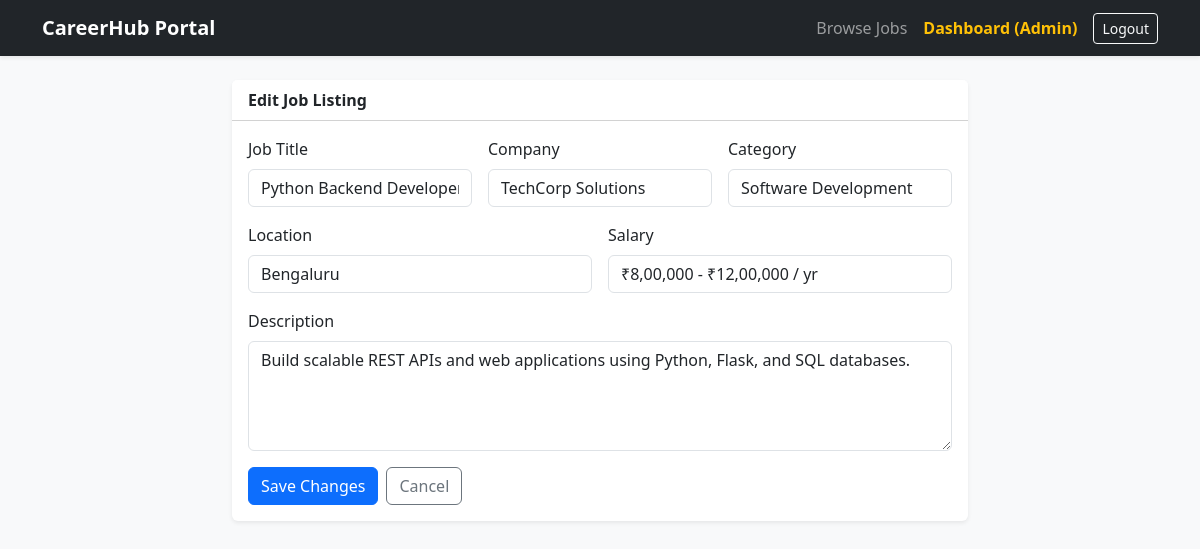
Page /edit-job/1 (signed in) on the committed database.
### app.py (models this page shows, shortened)
class User(UserMixin, db.Model):
    id = db.Column(db.Integer, primary_key=True)
    username = db.Column(db.String(80), unique=True, nullable=False)
    email = db.Column(db.String(120), unique=True, nullable=False)
    password_hash = db.Column(db.String(256), nullable=False)
    role = db.Column(db.String(20), nullable=False, default='seeker')  # 'seeker', 'employer', 'admin'
    jobs_posted = db.relationship('Job', backref='employer', lazy=True, cascade="all, delete-orphan")
    applications = db.relationship('Application', backref='applicant', lazy=True, cascade="all, delete-orphan")

class Job(db.Model):
    id = db.Column(db.Integer, primary_key=True)
    title = db.Column(db.String(120), nullable=False)
    company = db.Column(db.String(100), nullable=False)
    category = db.Column(db.String(80), nullable=False)
    location = db.Column(db.String(100), nullable=False)
    salary = db.Column(db.String(60), nullable=False)
    description = db.Column(db.Text, nullable=False)
    created_at = db.Column(db.DateTime, default=datetime.utcnow)
    employer_id = db.Column(db.Integer, db.ForeignKey('user.id'), nullable=False)
    applications = db.relationship('Application', backref='job', lazy=True, cascade="all, delete-orphan")

### app.py (the view, shortened to what this page needs)
@app.route('/edit-job/<int:job_id>', methods=['GET', 'POST'])
@login_required
def edit_job(job_id):
    job = db.session.get(Job, job_id)
    if not job or (current_user.role != 'admin' and job.employer_id != current_user.id):
        flash('Unauthorized or job not found.', 'danger')
        return redirect(url_for('dashboard'))
    return render_template('edit_job.html', job=job)

### app.py (called while the page is built)
@login_manager.user_loader
def load_user(user_id):
    return db.session.get(User, int(user_id))

### templates/edit_job.html
{% extends 'base.html' %}
{% block content %}
<div class="row justify-content-center">
    <div class="col-md-8">
        <div class="card shadow-sm border-0">
            <div class="card-header bg-white fw-bold">Edit Job Listing</div>
            <div class="card-body">
                <form method="POST" class="row g-3">
                    <div class="col-md-4">
                        <label class="form-label">Job Title</label>
                        <input type="text" name="title" class="form-control" value="{{ job.title }}" required>
                    </div>
                    <div class="col-md-4">
                        <label class="form-label">Company</label>
                        <input type="text" name="company" class="form-control" value="{{ job.company }}" required>
                    </div>
                    <div class="col-md-4">
                        <label class="form-label">Category</label>
                        <input type="text" name="category" class="form-control" value="{{ job.category }}" required>
                    </div>
                    <div class="col-md-6">
                        <label class="form-label">Location</label>
                        <input type="text" name="location" class="form-control" value="{{ job.location }}" required>
                    </div>
                    <div class="col-md-6">
                        <label class="form-label">Salary</label>
                        <input type="text" name="salary" class="form-control" value="{{ job.salary }}" required>
                    </div>
                    <div class="col-12">
                        <label class="form-label">Description</label>
                        <textarea name="description" rows="4" class="form-control" required>{{ job.description }}</textarea>
                    </div>
                    <div class="col-12 d-flex gap-2">
                        <button type="submit" class="btn btn-primary">Save Changes</button>
                        <a href="{{ url_for('dashboard') }}" class="btn btn-outline-secondary">Cancel</a>
                    </div>
                </form>
            </div>
        </div>
    </div>
</div>
{% endblock %}

### templates/base.html (shortened to what this page needs)
<!DOCTYPE html>
<html lang="en">
<head>
    <link href="https://cdn.jsdelivr.net/npm/bootstrap@5.3.3/dist/css/bootstrap.min.css" rel="stylesheet">
    <link rel="stylesheet" href="{{ url_for('static', filename='style.css') }}">
</head>
<body>
    <nav class="navbar navbar-expand-lg navbar-dark bg-dark shadow-sm">
        <div class="container">
            <a class="navbar-brand fw-bold" href="{{ url_for('index') }}">CareerHub Portal</a>
            <div class="collapse navbar-collapse" id="navMenu">
                <ul class="navbar-nav ms-auto align-items-lg-center">
                    <li class="nav-item"><a class="nav-link" href="{{ url_for('index') }}">Browse Jobs</a></li>
                    {% if current_user.is_authenticated %}
                        <li class="nav-item"><a class="nav-link fw-semibold text-warning" href="{{ url_for('dashboard') }}">Dashboard ({{ current_user.role|capitalize }})</a></li>
                        <li class="nav-item ms-lg-2"><a class="btn btn-outline-light btn-sm" href="{{ url_for('logout') }}">Logout</a></li>
                    {% else %}
                        <li class="nav-item"><a class="nav-link" href="{{ url_for('login') }}">Login</a></li>
                        <li class="nav-item ms-lg-2"><a class="btn btn-primary btn-sm" href="{{ url_for('register') }}">Register</a></li>
                    {% endif %}
                </ul>
            </div>
        </div>
    </nav>
    <div class="container my-4">
        {% block content %}{% endblock %}
    </div>
</body>
</html>

### static/style.css (style rules this page uses)
body { background-color: #f8f9fa; font-family: 'Segoe UI', Tahoma, Geneva, Verdana, sans-serif; }

### rows in the picture
User: role "Admin"
Job: title "Python Backend Developer", company "TechCorp Solutions", category "Software Development", location "Bengaluru", salary "₹8,00,000 - ₹12,00,000 / yr", description "Build scalable REST APIs and web applications using Python, Flask, and SQL databases."
